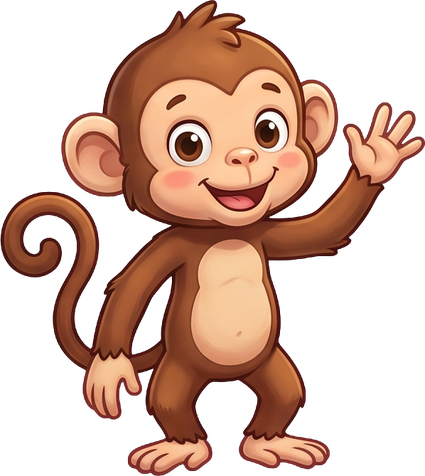
#> input picture refs/ukuziom/kiwajka-minimax/home-cut-on-blue-171-199.png, 425 x 476 px
$ python fit.py
#> lines starting #> are read from the running program, lines starting #| are printed output that depends on the picture
"""Małpka Kiwajka's MiniMax-H3 signature moves (scratch, hop, cheer) — the steps, run from the sprite-refs root:
  lock.py OUT --home refs/ukuziom/kiwajka-minimax/home-cut-on-blue-171-199.png --at 171,199 --pose-s 2 \
          --cell 768,768 --pivot 383.5,674 --fig 476 --webp 0 --reach 130 --ease 1 raw/<job>.mp4=a,b
          (cell 768 + that pivot = identity placement: lock.py's frames stay at clip size)
  fit.py                        the similarity clip frame -> the shipped cutout cell, fitted against monkey.webp
  MARGINS=28,44,30,0 pack.py packF "lockA:scratch~0,3" "lockB2:hop~0,3" lockC:cheer
                                into the moves atlas's own cell (288x300, the 230x256 box at 28,44), rebased on monkey.webp
  PEAKS=scratch=7,hop=9,cheer=9 peaks.py packF revF     peak cell next to the raw clip frame
  final.py packF monkey-moves.webp 70                    the shipped atlas + manifest (identical cells stored once)
Fit the similarity blue-frame (768x768 H3 first frame) -> shipped idle cell (276x268), against monkey.webp."""
import numpy as np, json, os
from PIL import Image
D = os.path.dirname(os.path.abspath(__file__))
MG = os.environ.get('MUSICGAMES', os.path.expanduser('~/MusicGames')) + '/ukulele-warmup/art/jungle/'
cut = Image.open(D + '/../../../refs/ukuziom/kiwajka-minimax/home-cut-on-blue-171-199.png'); big = Image.new('RGBA', (768, 768)); big.paste(cut, (171, 199))
#> further down, cut is the input picture: PIL image 425x476 RGBA; mean R, G, B, A 82.2, 51.3, 37.4, 118.7
#> after `big = Image.new('RGBA', (768, 768))`: big: PIL image 768x768 RGBA; every value is 0
#> after `big.paste(cut, (171, 199))`:
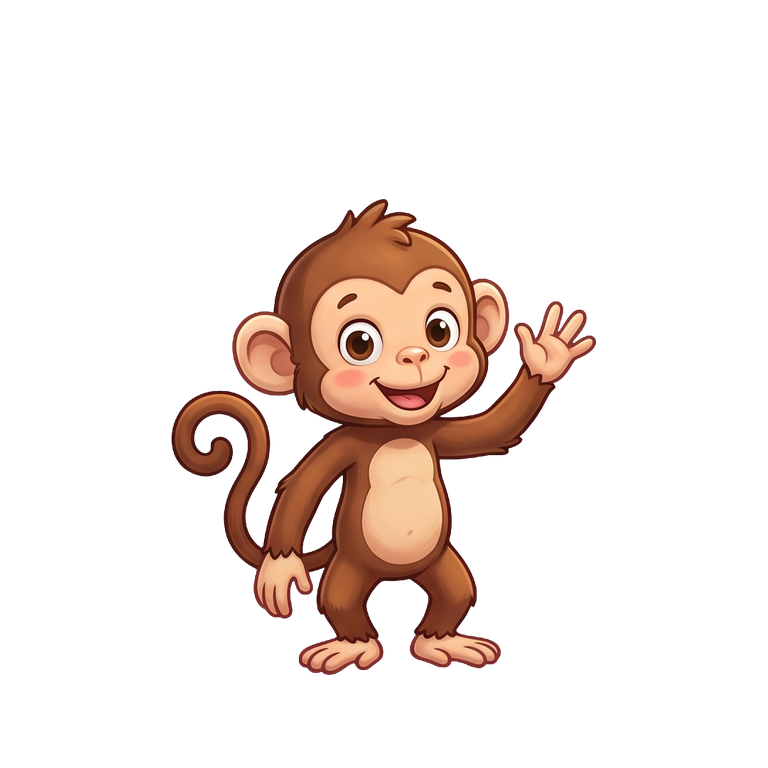
#> big: PIL image 768x768 RGBA; mean R, G, B, A 28.2, 17.6, 12.8, 40.7; transparent parts drawn white
#> (the run stopped early here; a loop or call above may not have finished)
